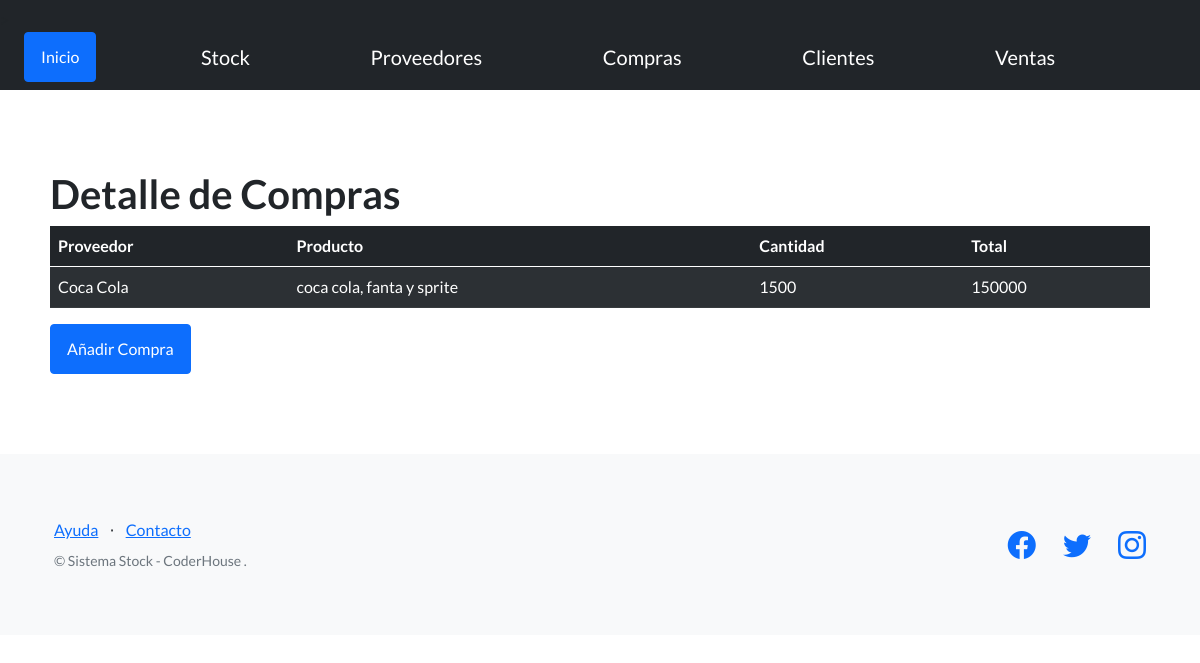
Page /existencias/compras/ on the earlier database version.
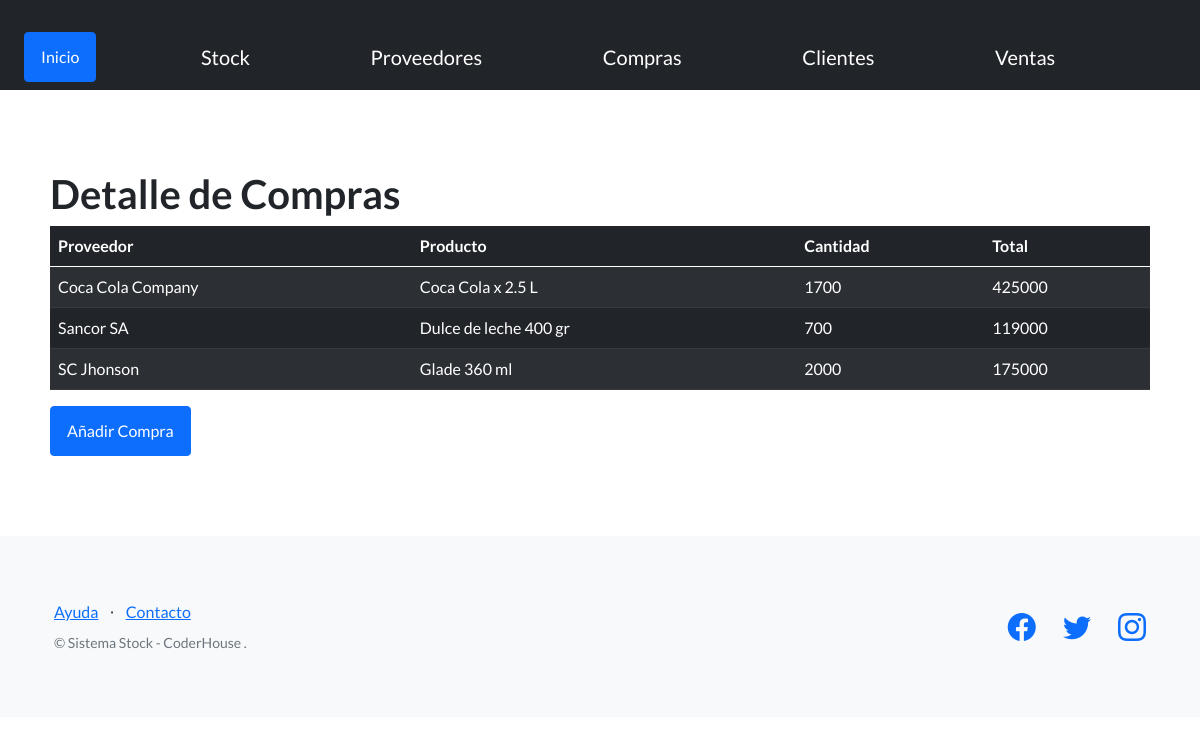
Same page on the later database version.
### existencias/models.py (models this page shows, shortened)
class Compra(models.Model):
    proveedor = models.CharField(max_length=256)
    producto = models.CharField(max_length=256)
    cantidad = models.IntegerField()
    monto = models.IntegerField()

### existencias/views.py (the view)
# urls.py: path('compras/', compra, name="compras"),
def compra(request):
    contexto = {
        'compras': Compra.objects.all()
    }
    return render(request=request, template_name='existencias/compra.html', context=contexto)

### existencias/templates/existencias/compra.html (shortened to what this page needs)
{% extends "existencias/base.html"%}
{% block contenido %}
<h1>Detalle de Compras</h1>
<table class="table table-dark table-striped">
    <thead>
      <tr>
        <th scope="col">Proveedor</th>
        <th scope="col">Producto</th>
        <th scope="col">Cantidad</th>
        <th scope="col">Total</th>
      </tr>
    </thead>
    <tbody>
        {% for compra in compras %}
        <tr>
            <td>{{compra.proveedor}}</td>
            <td>{{ compra.producto}}</td>
            <td>{{compra.cantidad}}</td>
            <td>{{compra.monto}}</td>
        </tr>
        {% endfor %}
    </tbody>
</table>
<a class="btn btn-primary" href="{% url 'crear_compra' %}">Añadir Compra</a>
{% endblock contenido%}

Differences in the rows shown:
removed Compra: proveedor "Coca Cola", producto "coca cola, fanta y sprite", cantidad "1500", monto "150000"
added Compra: proveedor "Coca Cola Company", producto "Coca Cola x 2.5 L", cantidad "1700", monto "425000"
added Compra: proveedor "Sancor SA", producto "Dulce de leche 400 gr", cantidad "700", monto "119000"
added Compra: proveedor "SC Jhonson", producto "Glade 360 ml", cantidad "2000", monto "175000"
